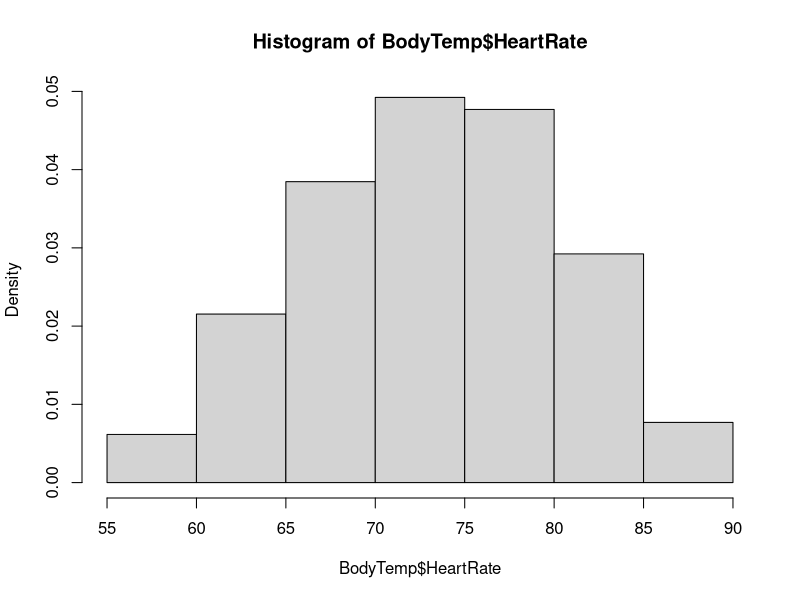
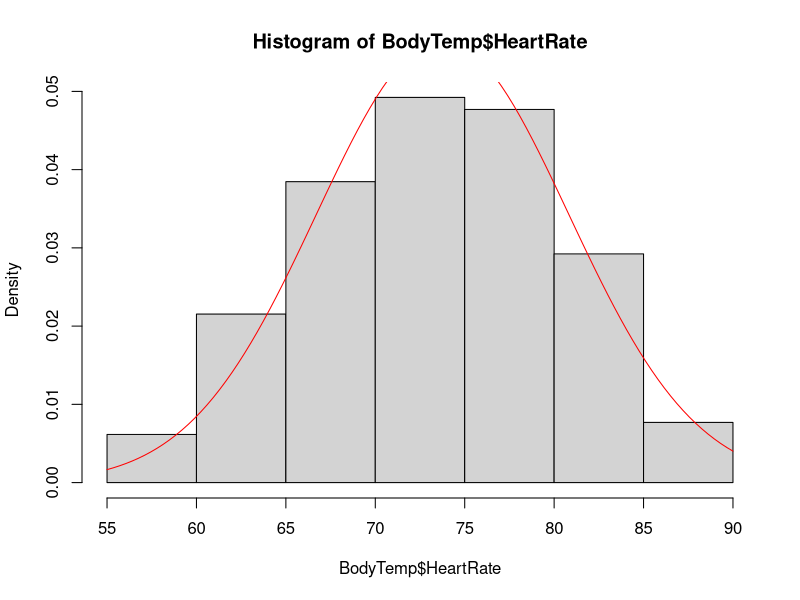
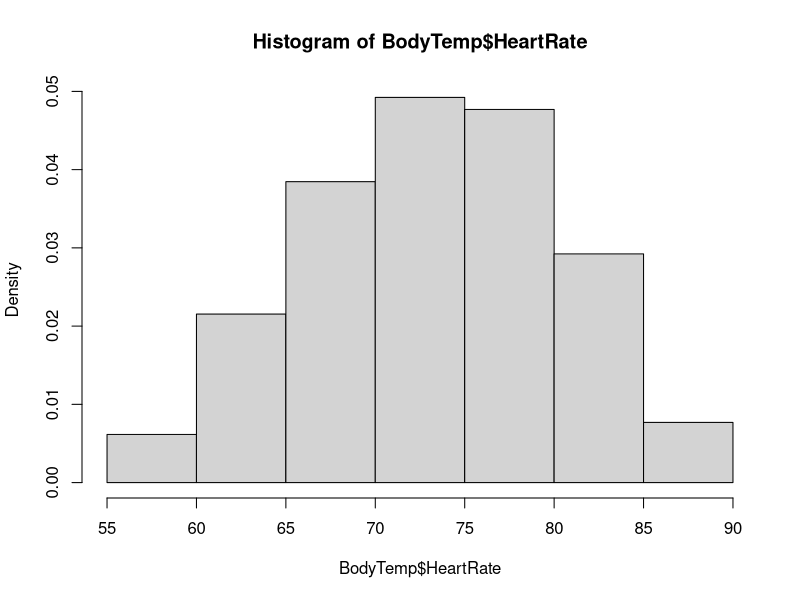
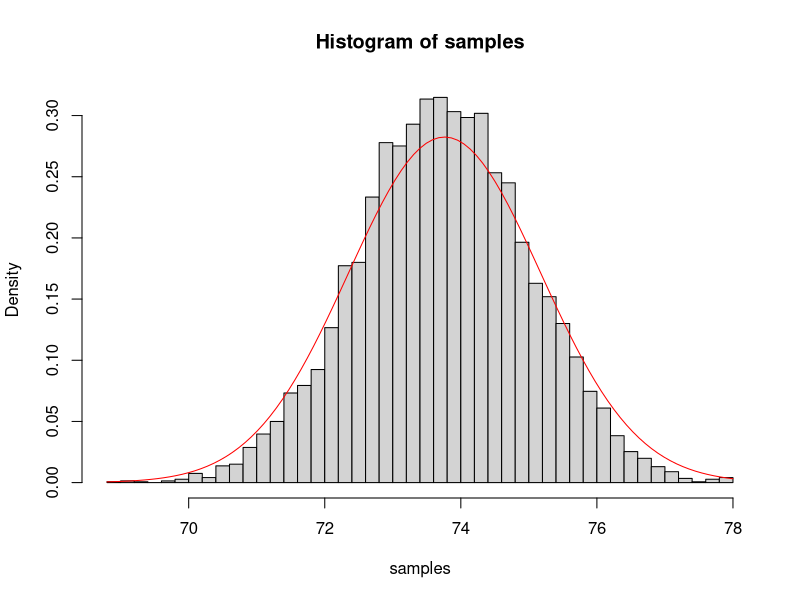

These charts were generated, in order, by the following R code:
# setwd("Workshops/Week5")
# cleanup
rm(list=ls())

BodyTemp <- read.csv("lib/BodyTemp.csv"); head(BodyTemp)

# A)
hist(BodyTemp$HeartRate, probability = TRUE)
numInBins <- hist(BodyTemp$HeartRate, probability = TRUE)$count; numInBins
# 4 14 25 32 31 19  5

# B)
avg <- mean(BodyTemp$HeartRate); avg # 73.76154
stdev <- sd(BodyTemp$HeartRate); stdev # 7.062077

# the agreement is pretty good
curve(dnorm(x, avg, stdev), add = TRUE, col = "red")

# C)
breaks <- hist(BodyTemp$HeartRate, probability = TRUE)$breaks; breaks
N <- length(BodyTemp$HeartRate); N #130

fx <- function (x) dnorm(x, avg, stdev)
pBin1 <- integrate(fx, 0, 60)$value
pBin2 <- integrate(fx, 60, 65)$value
pBin3 <- integrate(fx, 65, 70)$value
pBin4 <- integrate(fx, 70, 75)$value
pBin5 <- integrate(fx, 75, 80)$value
pBin6 <- integrate(fx, 80, 85)$value
pBin7 <- integrate(fx, 85, Inf)$value
Expected <- 130*c(pBin1,pBin2,pBin3,pBin4, pBin5, pBin6, pBin7); Expected
sum (Expected) # sanity check equals to 130!!!

#Now we have observed and expected values and can compute the chi-square statistic.
Chi2 <-sum((numInBins-Expected)^2/Expected); Chi2 # 2.421274

#How probable is this large a value, according the chi-square distribution?
#Since there are only 4 independent values, use 4 degrees of freedom
Pvalue<- pchisq(Chi2,4,lower.tail = FALSE); Pvalue
# The chance of this large a discrepancy arising by chance is about 0.6587862 (65%)
# We do not have enough evidence to reject that this is a normal distribution function

# D)
N <- 7305
samples <- numeric(N)
for(i in 1: N){
  sample <- sample(BodyTemp$HeartRate, 25, replace = FALSE)
  samples[i] <- mean(sample)
}

mu <- mean(samples) # 73.76139
sigma <- sd(samples)
hist(samples, probability = TRUE, breaks="FD") # peaking at 73.76139

fx <- function(x) dnorm(x, avg, stdev/5)
curve(fx, add = TRUE, col = "red")
# the agreement is very good
